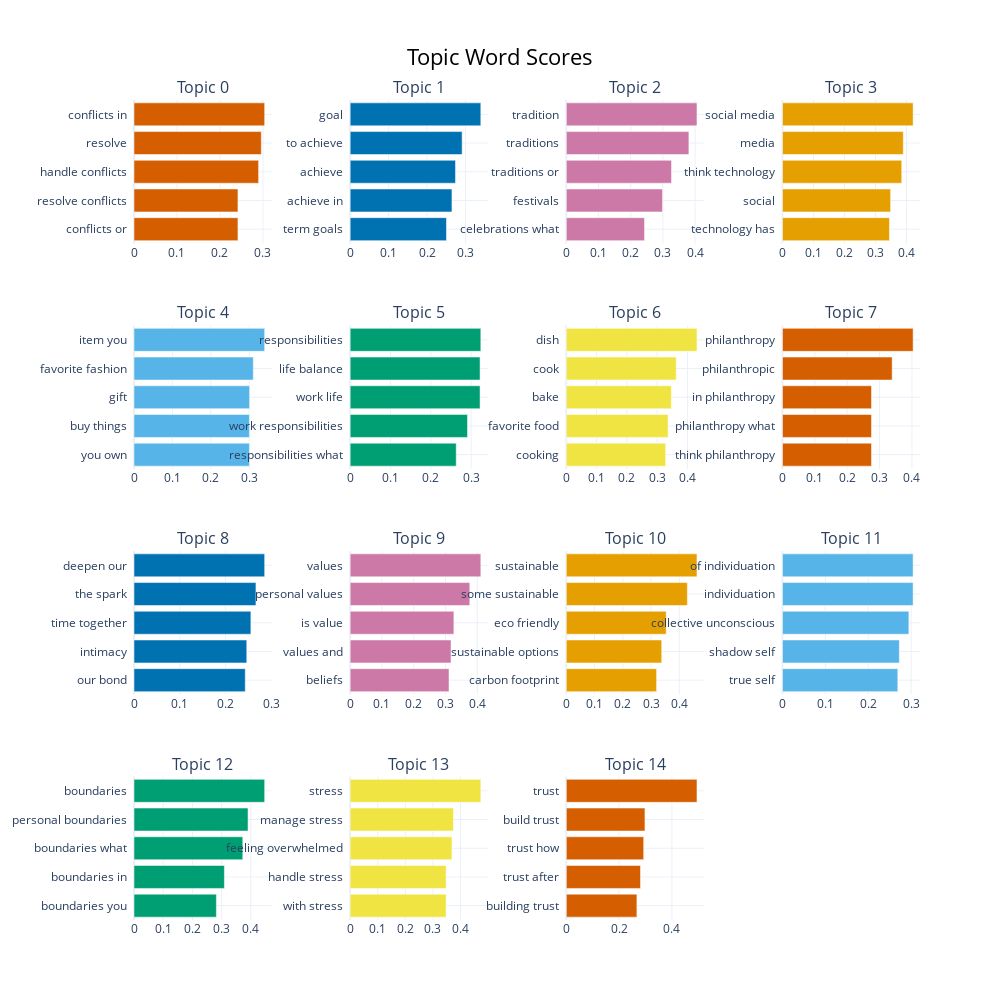

The notebook cell saved with this chart:
### Code cell
topic_model.visualize_barchart(top_n_topics=15)

### Figure 1 — Plotly figure (JSON) as saved in the notebook; plotly's stock layout.template omitted (floating-point values rounded to 4 significant figures)
{"data": [{"marker": {"color": "#D55E00"}, "orientation": "h", "type": "bar", "x": [0.2418, 0.2418, 0.2898, 0.2961, 0.304], "xaxis": "x", "y": ["conflicts or  ", "resolve conflicts  ", "handle conflicts  ", "resolve  ", "conflicts in  "], "yaxis": "y"}, {"marker": {"color": "#0072B2"}, "orientation": "h", "type": "bar", "x": [0.2506, 0.2648, 0.274, 0.2913, 0.3399], "xaxis": "x2", "y": ["term goals  ", "achieve in  ", "achieve  ", "to achieve  ", "goal  "], "yaxis": "y2"}, {"marker": {"color": "#CC79A7"}, "orientation": "h", "type": "bar", "x": [0.243, 0.2989, 0.3267, 0.3807, 0.4059], "xaxis": "x3", "y": ["celebrations what  ", "festivals  ", "traditions or  ", "traditions  ", "tradition  "], "yaxis": "y3"}, {"marker": {"color": "#E69F00"}, "orientation": "h", "type": "bar", "x": [0.345, 0.3488, 0.3846, 0.3896, 0.4213], "xaxis": "x4", "y": ["technology has  ", "social  ", "think technology  ", "media  ", "social media  "], "yaxis": "y4"}, {"marker": {"color": "#56B4E9"}, "orientation": "h", "type": "bar", "x": [0.3006, 0.3006, 0.3011, 0.3108, 0.3404], "xaxis": "x5", "y": ["you own  ", "buy things  ", "gift  ", "favorite fashion  ", "item you  "], "yaxis": "y5"}, {"marker": {"color": "#009E73"}, "orientation": "h", "type": "bar", "x": [0.2631, 0.291, 0.3221, 0.3221, 0.324], "xaxis": "x6", "y": ["responsibilities what  ", "work responsibilities  ", "work life  ", "life balance  ", "responsibilities  "], "yaxis": "y6"}, {"marker": {"color": "#F0E442"}, "orientation": "h", "type": "bar", "x": [0.3282, 0.336, 0.3468, 0.363, 0.4315], "xaxis": "x7", "y": ["cooking  ", "favorite food  ", "bake  ", "cook  ", "dish  "], "yaxis": "y7"}, {"marker": {"color": "#D55E00"}, "orientation": "h", "type": "bar", "x": [0.2751, 0.2751, 0.2751, 0.3389, 0.4036], "xaxis": "x8", "y": ["think philanthropy  ", "philanthropy what  ", "in philanthropy  ", "philanthropic  ", "philanthropy  "], "yaxis": "y8"}, {"marker": {"color": "#0072B2"}, "orientation": "h", "type": "bar", "x": [0.2435, 0.2468, 0.2558, 0.2669, 0.286], "xaxis": "x9", "y": ["our bond  ", "intimacy  ", "time together  ", "the spark  ", "deepen our  "], "yaxis": "y9"}, {"marker": {"color": "#CC79A7"}, "orientation": "h", "type": "bar", "x": [0.3112, 0.3175, 0.3265, 0.3766, 0.4113], "xaxis": "x10", "y": ["beliefs  ", "values and  ", "is value  ", "personal values  ", "values  "], "yaxis": "y10"}, {"marker": {"color": "#E69F00"}, "orientation": "h", "type": "bar", "x": [0.3196, 0.3378, 0.3535, 0.4285, 0.4626], "xaxis": "x11", "y": ["carbon footprint  ", "sustainable options  ", "eco friendly  ", "some sustainable  ", "sustainable  "], "yaxis": "y11"}, {"marker": {"color": "#56B4E9"}, "orientation": "h", "type": "bar", "x": [0.2688, 0.2724, 0.2946, 0.3046, 0.3046], "xaxis": "x12", "y": ["true self  ", "shadow self  ", "collective unconscious  ", "individuation  ", "of individuation  "], "yaxis": "y12"}, {"marker": {"color": "#009E73"}, "orientation": "h", "type": "bar", "x": [0.282, 0.3095, 0.3724, 0.3904, 0.4474], "xaxis": "x13", "y": ["boundaries you  ", "boundaries in  ", "boundaries what  ", "personal boundaries  ", "boundaries  "], "yaxis": "y13"}, {"marker": {"color": "#F0E442"}, "orientation": "h", "type": "bar", "x": [0.3476, 0.3476, 0.3688, 0.3741, 0.4734], "xaxis": "x14", "y": ["with stress  ", "handle stress  ", "feeling overwhelmed  ", "manage stress  ", "stress  "], "yaxis": "y14"}, {"marker": {"color": "#D55E00"}, "orientation": "h", "type": "bar", "x": [0.2674, 0.2809, 0.2931, 0.2979, 0.4949], "xaxis": "x15", "y": ["building trust  ", "trust after  ", "trust how  ", "build trust  ", "trust  "], "yaxis": "y15"}], "layout": {"annotations": [{"font": {"size": 16}, "showarrow": false, "text": "Topic 0", "x": 0.0875, "xanchor": "center", "xref": "paper", "y": 1, "yanchor": "bottom", "yref": "paper"}, {"font": {"size": 16}, "showarrow": false, "text": "Topic 1", "x": 0.3625, "xanchor": "center", "xref": "paper", "y": 1, "yanchor": "bottom", "yref": "paper"}, {"font": {"size": 16}, "showarrow": false, "text": "Topic 2", "x": 0.6375, "xanchor": "center", "xref": "paper", "y": 1, "yanchor": "bottom", "yref": "paper"}, {"font": {"size": 16}, "showarrow": false, "text": "Topic 3", "x": 0.9125, "xanchor": "center", "xref": "paper", "y": 1, "yanchor": "bottom", "yref": "paper"}, {"font": {"size": 16}, "showarrow": false, "text": "Topic 4", "x": 0.0875, "xanchor": "center", "xref": "paper", "y": 0.725, "yanchor": "bottom", "yref": "paper"}, {"font": {"size": 16}, "showarrow": false, "text": "Topic 5", "x": 0.3625, "xanchor": "center", "xref": "paper", "y": 0.725, "yanchor": "bottom", "yref": "paper"}, {"font": {"size": 16}, "showarrow": false, "text": "Topic 6", "x": 0.6375, "xanchor": "center", "xref": "paper", "y": 0.725, "yanchor": "bottom", "yref": "paper"}, {"font": {"size": 16}, "showarrow": false, "text": "Topic 7", "x": 0.9125, "xanchor": "center", "xref": "paper", "y": 0.725, "yanchor": "bottom", "yref": "paper"}, {"font": {"size": 16}, "showarrow": false, "text": "Topic 8", "x": 0.0875, "xanchor": "center", "xref": "paper", "y": 0.45, "yanchor": "bottom", "yref": "paper"}, {"font": {"size": 16}, "showarrow": false, "text": "Topic 9", "x": 0.3625, "xanchor": "center", "xref": "paper", "y": 0.45, "yanchor": "bottom", "yref": "paper"}, {"font": {"size": 16}, "showarrow": false, "text": "Topic 10", "x": 0.6375, "xanchor": "center", "xref": "paper", "y": 0.45, "yanchor": "bottom", "yref": "paper"}, {"font": {"size": 16}, "showarrow": false, "text": "Topic 11", "x": 0.9125, "xanchor": "center", "xref": "paper", "y": 0.45, "yanchor": "bottom", "yref": "paper"}, {"font": {"size": 16}, "showarrow": false, "text": "Topic 12", "x": 0.0875, "xanchor": "center", "xref": "paper", "y": 0.175, "yanchor": "bottom", "yref": "paper"}, {"font": {"size": 16}, "showarrow": false, "text": "Topic 13", "x": 0.3625, "xanchor": "center", "xref": "paper", "y": 0.175, "yanchor": "bottom", "yref": "paper"}, {"font": {"size": 16}, "showarrow": false, "text": "Topic 14", "x": 0.6375, "xanchor": "center", "xref": "paper", "y": 0.175, "yanchor": "bottom", "yref": "paper"}], "height": 1000, "hoverlabel": {"bgcolor": "white", "font": {"family": "Rockwell", "size": 16}}, "showlegend": false, "title": {"font": {"color": "Black", "size": 22}, "text": "Topic Word Scores", "x": 0.5, "xanchor": "center", "yanchor": "top"}, "width": 1000, "xaxis": {"anchor": "y", "domain": [0, 0.175], "showgrid": true}, "xaxis10": {"anchor": "y10", "domain": [0.275, 0.45], "showgrid": true}, "xaxis11": {"anchor": "y11", "domain": [0.55, 0.725], "showgrid": true}, "xaxis12": {"anchor": "y12", "domain": [0.825, 1], "showgrid": true}, "xaxis13": {"anchor": "y13", "domain": [0, 0.175], "showgrid": true}, "xaxis14": {"anchor": "y14", "domain": [0.275, 0.45], "showgrid": true}, "xaxis15": {"anchor": "y15", "domain": [0.55, 0.725], "showgrid": true}, "xaxis16": {"anchor": "y16", "domain": [0.825, 1], "showgrid": true}, "xaxis2": {"anchor": "y2", "domain": [0.275, 0.45], "showgrid": true}, "xaxis3": {"anchor": "y3", "domain": [0.55, 0.725], "showgrid": true}, "xaxis4": {"anchor": "y4", "domain": [0.825, 1], "showgrid": true}, "xaxis5": {"anchor": "y5", "domain": [0, 0.175], "showgrid": true}, "xaxis6": {"anchor": "y6", "domain": [0.275, 0.45], "showgrid": true}, "xaxis7": {"anchor": "y7", "domain": [0.55, 0.725], "showgrid": true}, "xaxis8": {"anchor": "y8", "domain": [0.825, 1], "showgrid": true}, "xaxis9": {"anchor": "y9", "domain": [0, 0.175], "showgrid": true}, "yaxis": {"anchor": "x", "domain": [0.825, 1], "showgrid": true}, "yaxis10": {"anchor": "x10", "domain": [0.275, 0.45], "showgrid": true}, "yaxis11": {"anchor": "x11", "domain": [0.275, 0.45], "showgrid": true}, "yaxis12": {"anchor": "x12", "domain": [0.275, 0.45], "showgrid": true}, "yaxis13": {"anchor": "x13", "domain": [0, 0.175], "showgrid": true}, "yaxis14": {"anchor": "x14", "domain": [0, 0.175], "showgrid": true}, "yaxis15": {"anchor": "x15", "domain": [0, 0.175], "showgrid": true}, "yaxis16": {"anchor": "x16", "domain": [0, 0.175], "showgrid": true}, "yaxis2": {"anchor": "x2", "domain": [0.825, 1], "showgrid": true}, "yaxis3": {"anchor": "x3", "domain": [0.825, 1], "showgrid": true}, "yaxis4": {"anchor": "x4", "domain": [0.825, 1], "showgrid": true}, "yaxis5": {"anchor": "x5", "domain": [0.55, 0.725], "showgrid": true}, "yaxis6": {"anchor": "x6", "domain": [0.55, 0.725], "showgrid": true}, "yaxis7": {"anchor": "x7", "domain": [0.55, 0.725], "showgrid": true}, "yaxis8": {"anchor": "x8", "domain": [0.55, 0.725], "showgrid": true}, "yaxis9": {"anchor": "x9", "domain": [0.275, 0.45], "showgrid": true}}}
